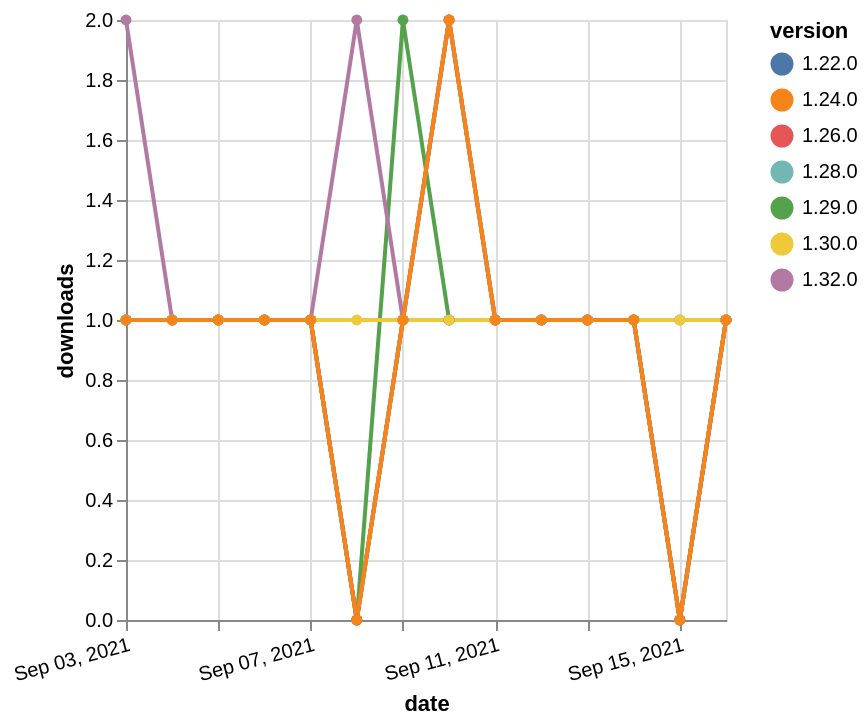

Vega-Lite specification for this chart:
### Vega-Lite specification from a JSON file in a GitHub repository (floating-point values rounded to 4 significant figures)
{"$schema": "https://vega.github.io/schema/vega-lite/v5.json", "description": "A simple bar chart with embedded data.", "data": {"values": [{"date": "2021-09-03", "total": 130, "delta": 1, "version": "1.29.0"}, {"date": "2021-09-04", "total": 131, "delta": 1, "version": "1.29.0"}, {"date": "2021-09-05", "total": 132, "delta": 1, "version": "1.29.0"}, {"date": "2021-09-06", "total": 133, "delta": 1, "version": "1.29.0"}, {"date": "2021-09-07", "total": 134, "delta": 1, "version": "1.29.0"}, {"date": "2021-09-08", "total": 134, "delta": 0, "version": "1.29.0"}, {"date": "2021-09-09", "total": 136, "delta": 2, "version": "1.29.0"}, {"date": "2021-09-10", "total": 137, "delta": 1, "version": "1.29.0"}, {"date": "2021-09-11", "total": 138, "delta": 1, "version": "1.29.0"}, {"date": "2021-09-12", "total": 139, "delta": 1, "version": "1.29.0"}, {"date": "2021-09-13", "total": 140, "delta": 1, "version": "1.29.0"}, {"date": "2021-09-14", "total": 141, "delta": 1, "version": "1.29.0"}, {"date": "2021-09-15", "total": 141, "delta": 0, "version": "1.29.0"}, {"date": "2021-09-16", "total": 142, "delta": 1, "version": "1.29.0"}, {"date": "2021-09-03", "total": 112, "delta": 2, "version": "1.32.0"}, {"date": "2021-09-04", "total": 113, "delta": 1, "version": "1.32.0"}, {"date": "2021-09-05", "total": 114, "delta": 1, "version": "1.32.0"}, {"date": "2021-09-06", "total": 115, "delta": 1, "version": "1.32.0"}, {"date": "2021-09-07", "total": 116, "delta": 1, "version": "1.32.0"}, {"date": "2021-09-08", "total": 118, "delta": 2, "version": "1.32.0"}, {"date": "2021-09-09", "total": 119, "delta": 1, "version": "1.32.0"}, {"date": "2021-09-10", "total": 121, "delta": 2, "version": "1.32.0"}, {"date": "2021-09-11", "total": 122, "delta": 1, "version": "1.32.0"}, {"date": "2021-09-12", "total": 123, "delta": 1, "version": "1.32.0"}, {"date": "2021-09-13", "total": 124, "delta": 1, "version": "1.32.0"}, {"date": "2021-09-14", "total": 125, "delta": 1, "version": "1.32.0"}, {"date": "2021-09-15", "total": 126, "delta": 1, "version": "1.32.0"}, {"date": "2021-09-16", "total": 127, "delta": 1, "version": "1.32.0"}, {"date": "2021-09-03", "total": 205, "delta": 1, "version": "1.22.0"}, {"date": "2021-09-04", "total": 206, "delta": 1, "version": "1.22.0"}, {"date": "2021-09-05", "total": 207, "delta": 1, "version": "1.22.0"}, {"date": "2021-09-06", "total": 208, "delta": 1, "version": "1.22.0"}, {"date": "2021-09-07", "total": 209, "delta": 1, "version": "1.22.0"}, {"date": "2021-09-08", "total": 209, "delta": 0, "version": "1.22.0"}, {"date": "2021-09-09", "total": 210, "delta": 1, "version": "1.22.0"}, {"date": "2021-09-10", "total": 211, "delta": 1, "version": "1.22.0"}, {"date": "2021-09-11", "total": 212, "delta": 1, "version": "1.22.0"}, {"date": "2021-09-12", "total": 213, "delta": 1, "version": "1.22.0"}, {"date": "2021-09-13", "total": 214, "delta": 1, "version": "1.22.0"}, {"date": "2021-09-14", "total": 215, "delta": 1, "version": "1.22.0"}, {"date": "2021-09-15", "total": 215, "delta": 0, "version": "1.22.0"}, {"date": "2021-09-16", "total": 216, "delta": 1, "version": "1.22.0"}, {"date": "2021-09-03", "total": 144, "delta": 1, "version": "1.28.0"}, {"date": "2021-09-04", "total": 145, "delta": 1, "version": "1.28.0"}, {"date": "2021-09-05", "total": 146, "delta": 1, "version": "1.28.0"}, {"date": "2021-09-06", "total": 147, "delta": 1, "version": "1.28.0"}, {"date": "2021-09-07", "total": 148, "delta": 1, "version": "1.28.0"}, {"date": "2021-09-08", "total": 148, "delta": 0, "version": "1.28.0"}, {"date": "2021-09-09", "total": 149, "delta": 1, "version": "1.28.0"}, {"date": "2021-09-10", "total": 151, "delta": 2, "version": "1.28.0"}, {"date": "2021-09-11", "total": 152, "delta": 1, "version": "1.28.0"}, {"date": "2021-09-12", "total": 153, "delta": 1, "version": "1.28.0"}, {"date": "2021-09-13", "total": 154, "delta": 1, "version": "1.28.0"}, {"date": "2021-09-14", "total": 155, "delta": 1, "version": "1.28.0"}, {"date": "2021-09-15", "total": 155, "delta": 0, "version": "1.28.0"}, {"date": "2021-09-16", "total": 156, "delta": 1, "version": "1.28.0"}, {"date": "2021-09-03", "total": 166, "delta": 1, "version": "1.26.0"}, {"date": "2021-09-04", "total": 167, "delta": 1, "version": "1.26.0"}, {"date": "2021-09-05", "total": 168, "delta": 1, "version": "1.26.0"}, {"date": "2021-09-06", "total": 169, "delta": 1, "version": "1.26.0"}, {"date": "2021-09-07", "total": 170, "delta": 1, "version": "1.26.0"}, {"date": "2021-09-08", "total": 170, "delta": 0, "version": "1.26.0"}, {"date": "2021-09-09", "total": 171, "delta": 1, "version": "1.26.0"}, {"date": "2021-09-10", "total": 173, "delta": 2, "version": "1.26.0"}, {"date": "2021-09-11", "total": 174, "delta": 1, "version": "1.26.0"}, {"date": "2021-09-12", "total": 175, "delta": 1, "version": "1.26.0"}, {"date": "2021-09-13", "total": 176, "delta": 1, "version": "1.26.0"}, {"date": "2021-09-14", "total": 177, "delta": 1, "version": "1.26.0"}, {"date": "2021-09-15", "total": 177, "delta": 0, "version": "1.26.0"}, {"date": "2021-09-16", "total": 178, "delta": 1, "version": "1.26.0"}, {"date": "2021-09-03", "total": 163, "delta": 1, "version": "1.30.0"}, {"date": "2021-09-04", "total": 164, "delta": 1, "version": "1.30.0"}, {"date": "2021-09-05", "total": 165, "delta": 1, "version": "1.30.0"}, {"date": "2021-09-06", "total": 166, "delta": 1, "version": "1.30.0"}, {"date": "2021-09-07", "total": 167, "delta": 1, "version": "1.30.0"}, {"date": "2021-09-08", "total": 168, "delta": 1, "version": "1.30.0"}, {"date": "2021-09-09", "total": 169, "delta": 1, "version": "1.30.0"}, {"date": "2021-09-10", "total": 170, "delta": 1, "version": "1.30.0"}, {"date": "2021-09-11", "total": 171, "delta": 1, "version": "1.30.0"}, {"date": "2021-09-12", "total": 172, "delta": 1, "version": "1.30.0"}, {"date": "2021-09-13", "total": 173, "delta": 1, "version": "1.30.0"}, {"date": "2021-09-14", "total": 174, "delta": 1, "version": "1.30.0"}, {"date": "2021-09-15", "total": 175, "delta": 1, "version": "1.30.0"}, {"date": "2021-09-16", "total": 176, "delta": 1, "version": "1.30.0"}, {"date": "2021-09-03", "total": 274, "delta": 1, "version": "1.24.0"}, {"date": "2021-09-04", "total": 275, "delta": 1, "version": "1.24.0"}, {"date": "2021-09-05", "total": 276, "delta": 1, "version": "1.24.0"}, {"date": "2021-09-06", "total": 277, "delta": 1, "version": "1.24.0"}, {"date": "2021-09-07", "total": 278, "delta": 1, "version": "1.24.0"}, {"date": "2021-09-08", "total": 278, "delta": 0, "version": "1.24.0"}, {"date": "2021-09-09", "total": 279, "delta": 1, "version": "1.24.0"}, {"date": "2021-09-10", "total": 281, "delta": 2, "version": "1.24.0"}, {"date": "2021-09-11", "total": 282, "delta": 1, "version": "1.24.0"}, {"date": "2021-09-12", "total": 283, "delta": 1, "version": "1.24.0"}, {"date": "2021-09-13", "total": 284, "delta": 1, "version": "1.24.0"}, {"date": "2021-09-14", "total": 285, "delta": 1, "version": "1.24.0"}, {"date": "2021-09-15", "total": 285, "delta": 0, "version": "1.24.0"}, {"date": "2021-09-16", "total": 286, "delta": 1, "version": "1.24.0"}]}, "width": "container", "mark": {"type": "line", "point": {"filled": true}}, "encoding": {"x": {"field": "date", "type": "temporal", "timeUnit": "yearmonthdate", "title": "date", "axis": {"labelAngle": -15}}, "y": {"field": "delta", "type": "quantitative", "title": "downloads"}, "color": {"field": "version", "type": "nominal"}, "tooltip": {"field": "delta"}}}
